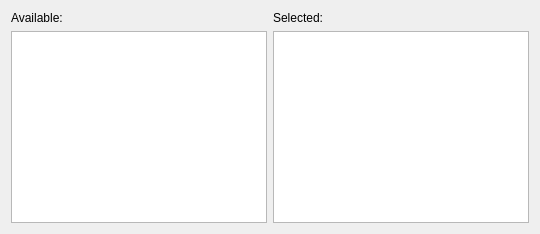
           <widget class="QWidget" name="FeaturesSourceLevel">
            <attribute name="title">
             <string>Source level</string>
            </attribute>
            <layout class="QGridLayout" name="gridLayout_4">
             <item row="1" column="0">
              <widget class="QListWidget" name="m_listWidget_AvailableChannelsOnSourceLevel">
               <property name="dragEnabled">
                <bool>true</bool>
               </property>
               <property name="dragDropMode">
                <enum>QAbstractItemView::DragDrop</enum>
               </property>
               <property name="defaultDropAction">
                <enum>Qt::MoveAction</enum>
               </property>
               <property name="alternatingRowColors">
                <bool>true</bool>
               </property>
              </widget>
             </item>
             <item row="1" column="1">
              <widget class="QListWidget" name="m_listWidget_ChosenChannelsOnSourceLevel">
               <property name="mouseTracking">
                <bool>true</bool>
               </property>
               <property name="dragEnabled">
                <bool>true</bool>
               </property>
               <property name="dragDropMode">
                <enum>QAbstractItemView::DragDrop</enum>
               </property>
               <property name="defaultDropAction">
                <enum>Qt::MoveAction</enum>
               </property>
               <property name="alternatingRowColors">
                <bool>true</bool>
               </property>
              </widget>
             </item>
             <item row="0" column="0">
              <widget class="QLabel" name="m_label_AvailableFeaturesSource">
               <property name="text">
                <string>Available:</string>
               </property>
              </widget>
             </item>
             <item row="0" column="1">
              <widget class="QLabel" name="m_label_SelectedFeaturesSource">
               <property name="text">
                <string>Selected:</string>
               </property>
              </widget>
             </item>
            </layout>
           </widget>
